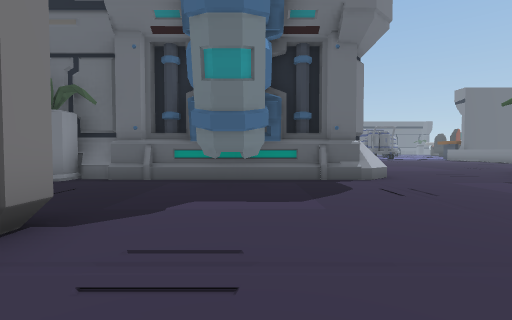
View 1 (above)

24 first-person views from a walk through a 3-D level made in the Unity game engine. The camera is 1.4 m above the floor, tilts 2° down and sees 85° across. The floor is counted in squares, 2 m on a side. Each view is taken from the middle of a square. On the plan, view 1 faces up. The plan holds only what a view shows up to about 9 squares ahead; the rest is blank. The place goes on beyond the plan.

View 2
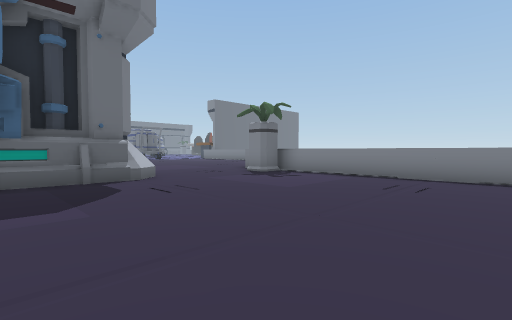

View 3
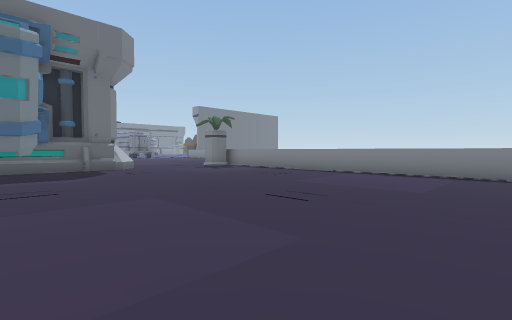

View 4
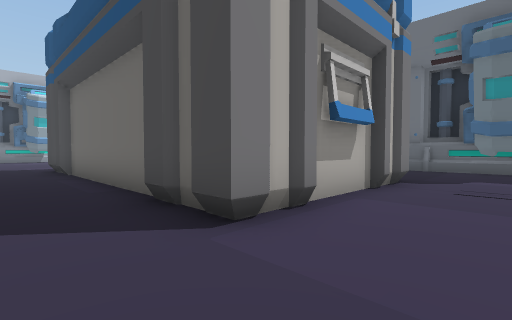

View 5
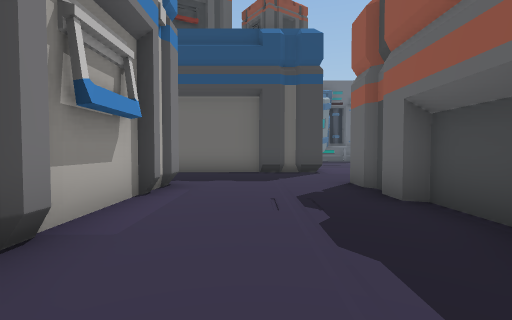

View 6
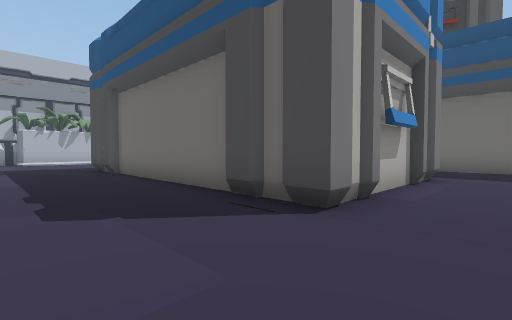

View 7
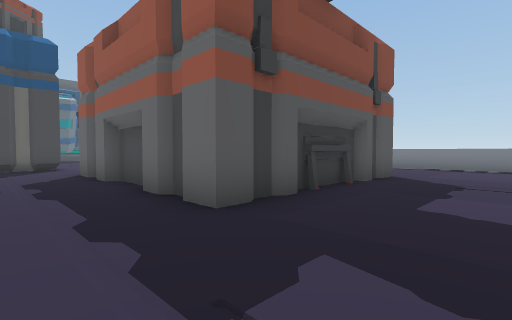

View 8
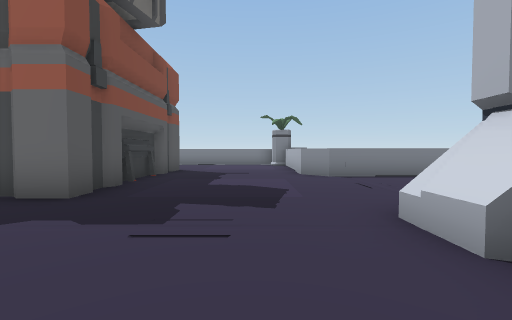

View 9
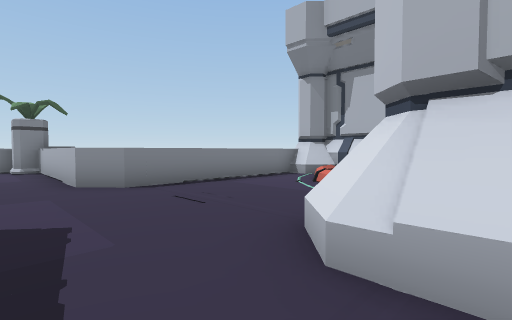

View 10
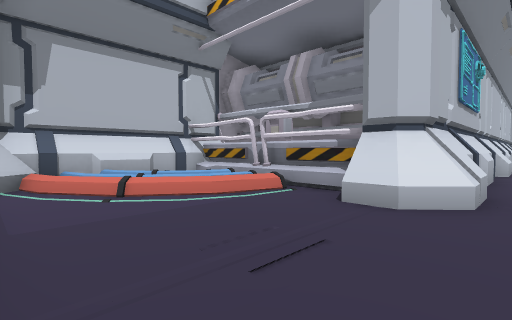

View 11
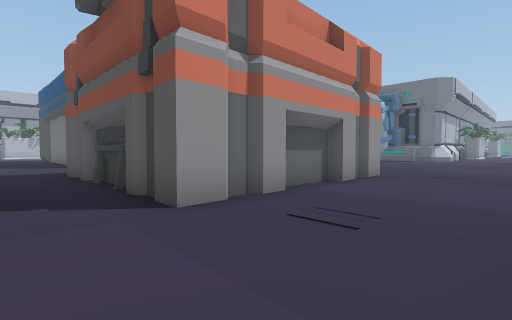

View 12
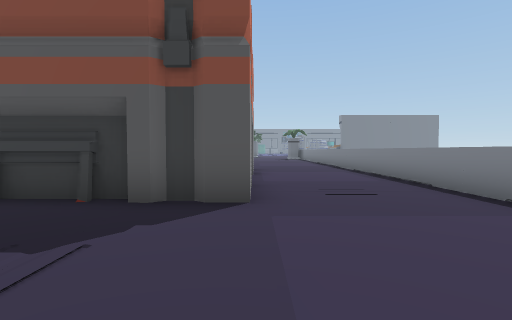

View 13
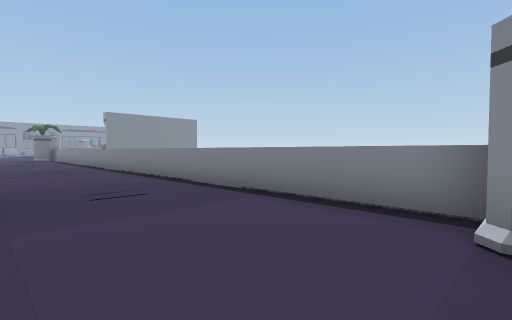

View 14
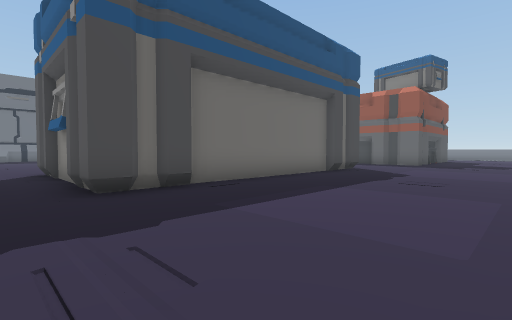

View 15
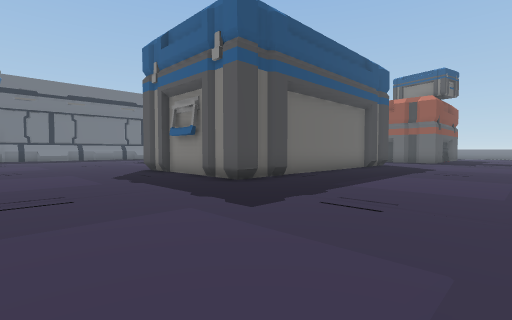

View 16
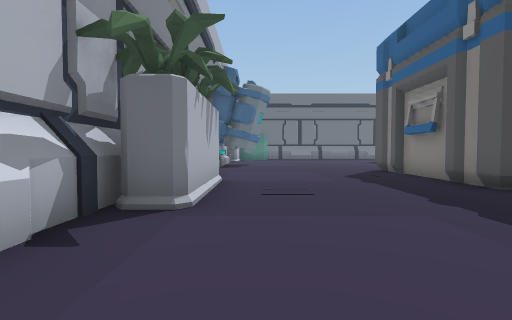

View 17
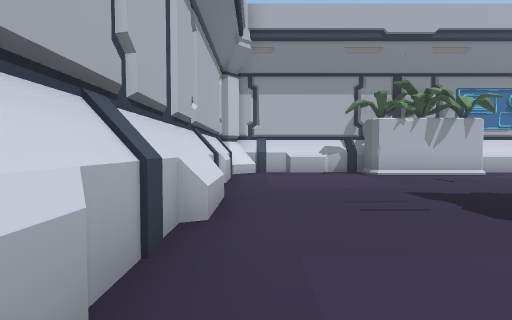

View 18
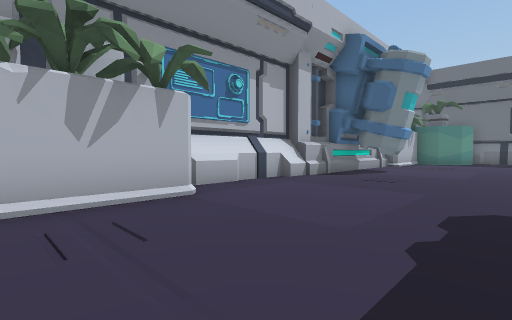

View 19
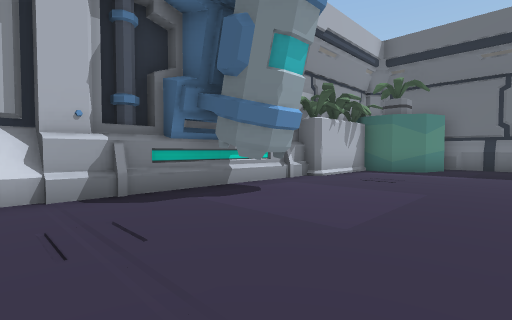

View 20
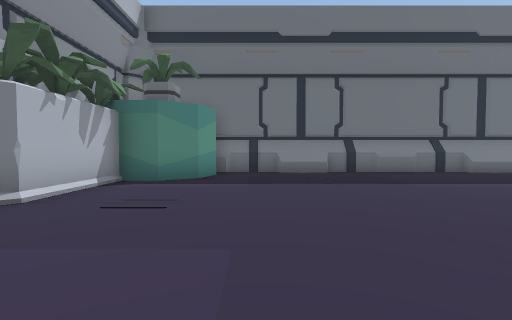

View 21
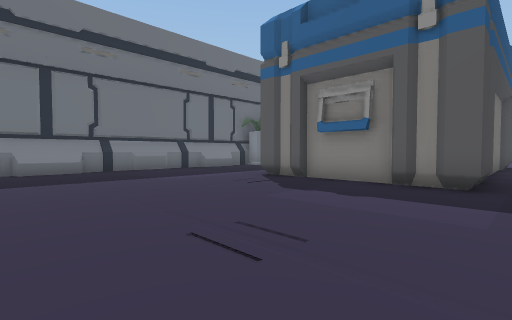

View 22
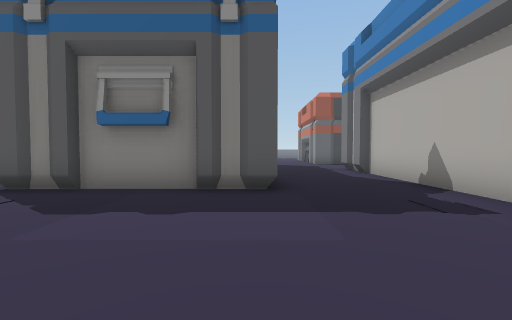

View 23
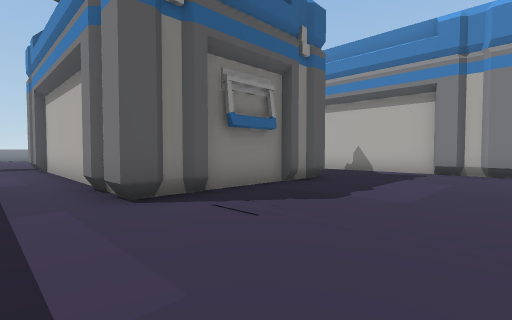

View 24
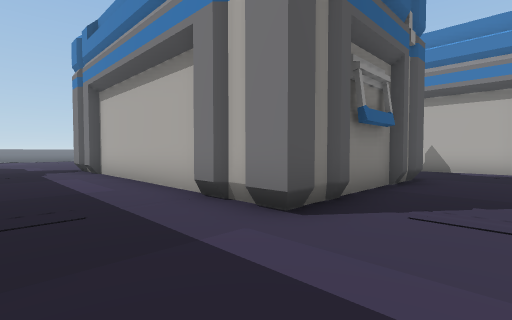

### Floor plan
Key: @ floor where view 1 was taken; # wall or solid block; . floor; / step, stairs or slope; = window, fence, low wall or low ledge; ^ raised ledge.
Columns run from 21 left of view 1 to 8 right of it. Each row starts with its distance up from view 1.
  9                          ....
  8                          ....
  7   ###########   #########...
  6   #.........    ....##......
  5  ##..........................^
  4  #...........................^
  3  #...........................^
  2 ##........##########.........^
  1 #.........#       #..........^
  0 #.........#       #..@.......^
 -1 ##........#       ##.........^
 -2 ##........##########.........^
 -3 #............................^
 -4 #............................^
 -5 #...................#   #....
 -6 #......#########....#   #....^
 -7 #......#       #....#   #....^
 -8 #......#       #....#   #....^
 -9 ##.....#       #....    #....^
-10  #.....#########...#    ##...^
-11 ##.................#######...^
-12 #............................^
-13 #............................^
-14 #............................^
-15 #...........................#^
-16 ###################....^^^^^^
-17                  ^.....^
-18                  ^.....^
-19                ^ ^#....^
-20                ^ ^#.//.^
-21                  ^=####^
-22                  ### ##

Where each view was taken, in squares from view 1:
view 1: 0 up, 0 right, facing up
view 2: 0 up, 0 right, facing up-right
view 3: 4 down, 1 left, facing up-right
view 4: 4 down, 0 right, facing up-left
view 5: 11 down, 4 left, facing up
view 6: 13 down, 4 left, facing up-left
view 7: 14 down, 4 left, facing up-right
view 8: 14 down, 6 left, facing right
view 9: 14 down, 4 left, facing down-right
view 10: 15 down, 1 right, facing down-left
view 11: 13 down, 7 right, facing up-left
view 12: 15 down, 4 right, facing up
view 13: 15 down, 4 right, facing up-right
view 14: 15 down, 16 left, facing up-right
view 15: 15 down, 19 left, facing up-right
view 16: 15 down, 19 left, facing up
view 17: 15 down, 12 left, facing left
view 18: 11 down, 16 left, facing up-left
view 19: 5 down, 16 left, facing up-left
view 20: 2 down, 17 left, facing up
view 21: 3 down, 17 left, facing up-right
view 22: 2 down, 16 left, facing right
view 23: 4 up, 15 left, facing down-right
view 24: 5 up, 13 left, facing down-right
